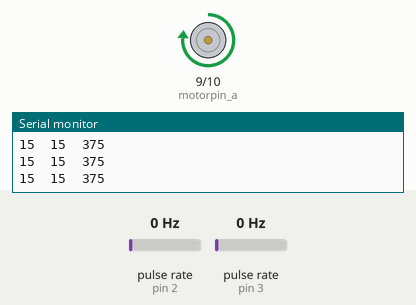
Simulated run of this sketch. Board: Arduino Uno, built with avr-gcc and run on an emulated ATmega328P. Shown: motor-driver pin pairs drawn as motors (green arrow = first pin HIGH = forward, orange = second pin HIGH = backward, longer = more drive), the last lines printed to the serial monitor. Wiring (inferred from the names in the program): 2 × pulse sensor: data pin 2 / data pin 3. The inputs (shaded band) are chosen by the test bench; at power-on: pulse rate (sensors on pin 2, pin 3) 0 Hz.

Above: at 9.2 s.
9.3 s: pulse rate (sensor on pin 2) set to 196 Hz
At 9.91 s:
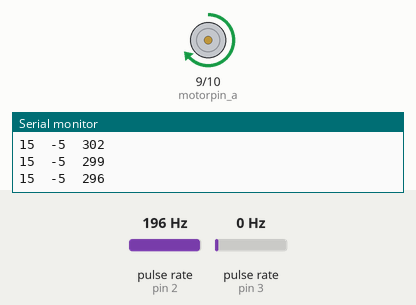
12.3 s: pulse rate (sensor on pin 3) set to 196 Hz
15.3 s: pulse rate (sensor on pin 3) set to 50 Hz
At 15.48 s:
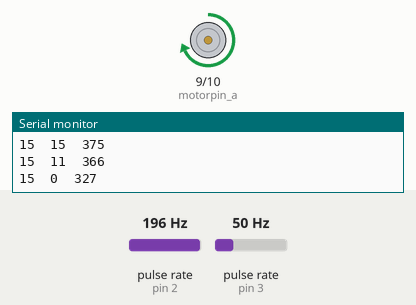
18.3 s: pulse rate (sensor on pin 2) set to 4 Hz
19.9 s: pulse rate (sensor on pin 2) set to 100 Hz
At 21.7 s:
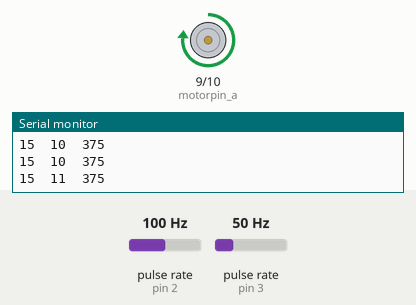
Timing chart, 0 to 23.2 s (numbered marks = the images above; inputs shaded):
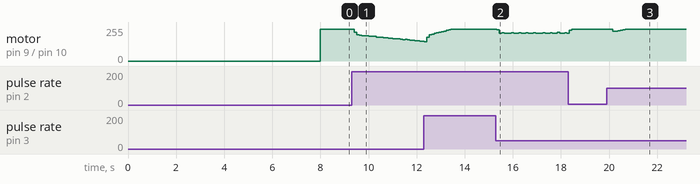

Measured:
- after the input at 9.3 s, motor on pin 9 (motorpin_a) / pin 10 (motorpin_b): forward 239/255 → forward 215/255 after 0.11 s, → forward 196/255 0.10 s later, → forward 193/255 0.10 s later, → forward 191/255 0.10 s later, … (26 changes in this stretch)
- after the input at 15.3 s, motor on pin 9 (motorpin_a) / pin 10 (motorpin_b): forward 239/255 → forward 233/255 at once, → forward 208/255 0.10 s later, → forward 211/255 0.10 s later, → forward 208/255 0.10 s later, … (20 changes in this stretch)
- after the input at 19.9 s, motor on pin 9 (motorpin_a) / pin 10 (motorpin_b): forward 239/255 → forward 222/255 after 0.26 s, → forward 225/255 0.10 s later, → forward 228/255 0.10 s later, → forward 231/255 0.10 s later, … (7 changes in this stretch)

The sketch:

speed_loop3.ino
```cpp
// pwm limitations
const unsigned int max_count = 400;  // defines a operating pwm frequency of 4kHz 2000
const unsigned int pwm_up_sat = 375;
const unsigned int pwm_low_sat = 25;

// speed loop parameters
const float v_kp = 4,
            v_ki = 0.5,
            v_kd = 0.0;

// loop parameters
const unsigned int loop_time = 100;

// pin placements
int motorpin_a = 9;
int motorpin_b = 10;
int encoder_in = 2;
int encoder_in_up = 2;
int encoder_in_down = 3;


// global variables
unsigned int pwm = 500;
unsigned int dir =  0; // motor direction and speed

unsigned int v_command = 15; // in terms of count differences in an iteration
signed int v_error[3] = {0,0,0}; // speed loop variables

unsigned long int pos_count[2] = {0,0};

void setup()
{
  Serial.begin(115200);
  pinMode(motorpin_a,OUTPUT); digitalWrite(motorpin_a,LOW);
  pinMode(motorpin_b,OUTPUT); digitalWrite(motorpin_b,LOW);
  pinMode(encoder_in_up,INPUT);
  pinMode(encoder_in_down,INPUT);
  attachInterrupt(0,update_count_up,FALLING);
  attachInterrupt(1,update_count_down,FALLING);
  init_pwm_engine();
  delay(8000);
}

void loop()
{
  v_loop();
  set_pwm();
  purge_data();
  delay(loop_time);
}

// pwm functions
void init_pwm_engine()
{
  TCCR1A = _BV(COM1A1) | _BV(COM1B1) | _BV(WGM11);
  TCCR1B = _BV(WGM13) | _BV(CS10);     // prescaler 1 for the system clock which generates base clock of 8MHz
  ICR1 = max_count;
}

void set_pwm()
{
  if (dir==0) {OCR1A = pwm; OCR1B = 0;}
  else {OCR1A = 0; OCR1B = pwm;}
}


// count interrupts
void update_count_up() {pos_count[0]++;}
void update_count_down() {pos_count[0]--;}


// speed loop correction
void v_loop()
{
  unsigned int v_read;
  v_read = pos_count[0] - pos_count[1];
  pos_count[1] = pos_count[0];
  v_error[0] = v_command - v_read;
  v_pid();
  v_error[2] = v_error[1];
  v_error[1] = v_error[0];
}

void v_pid()
{
  float new_pwm;
  new_pwm = (float)pwm + v_kp*(v_error[0] - v_error[1]) + v_ki*v_error[1] + v_kd*(v_error[0]-v_error[2]);
  if(new_pwm >= pwm_up_sat) new_pwm = pwm_up_sat;
  if(new_pwm <= pwm_low_sat) new_pwm = pwm_low_sat;
  pwm = (int)new_pwm;
}


// print data on serial port
void purge_data()
{
  Serial.print(v_command,DEC); Serial.print("\t");
  Serial.print(v_error[0],DEC); Serial.print("\t");
  //Serial.print(c_command,DEC); Serial.print("\t");
  //Serial.print(c_error[0],DEC); Serial.print("\t");
  Serial.println(pwm,DEC);
}
```
